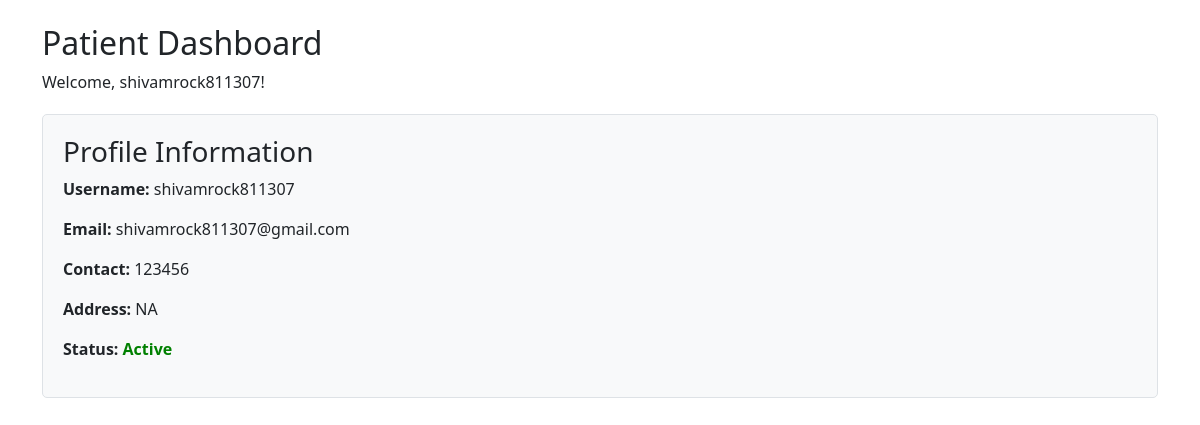
Page /patient_dashboard (signed in) on the committed database.
### models.py (models this page shows)
class Patient(db.Model):
    id = db.Column(db.Integer, primary_key=True)
    username = db.Column(db.String(50), unique=True, nullable=False)
    password = db.Column(db.String(128), nullable=False)
    email = db.Column(db.String(100), unique=True, nullable=False)
    contact = db.Column(db.String(15), nullable=False)
    appointment = db.relationship('Appointment', backref='patient', lazy=True)
    status = db.Column(db.String(20), default="active", nullable=False)
    role = db.Column(db.String(20), default="customer", nullable=False)

### app.py (the view)
@app.route('/patient_dashboard',methods=['GET','POST'])
def patient_dashboard():
    if 'user_id' not in session or session.get('role') != 'patient':
        flash("Please login as patient to access this page.", "danger")
        return redirect(url_for('login'))
    patient = Patient.query.get(session['user_id'])
    if not patient:
        flash("Username not found.", "danger")
        return redirect(url_for('login'))
    return render_template('patient_dashboard.html',patient=patient)

### templates/patient_dashboard.html (shortened to what this page needs)
{% extends 'base.html' %}
{% block content %}
<h2>Patient Dashboard</h2>
<p>Welcome, {{ patient.username }}!</p>
<div style="background-color: #f8f9fa; padding: 20px; margin: 20px 0; border-radius: 5px; border: 1px solid #dee2e6;">
    <h3>Profile Information</h3>
    <p><strong>Username:</strong> {{ patient.username }}</p>
    <p><strong>Email:</strong> {{ patient.email }}</p>
    <p><strong>Contact:</strong> {{ patient.contact }}</p>
    <p><strong>Address:</strong> NA </p>
    <p><strong>Status:</strong>
        <span style="color: {% if patient.status == 'active' %}green{% else %}red{% endif %}; font-weight: bold;">
            {{ patient.status|title }}
        </span>
    </p>
</div>
{% endblock %}

### rows in the picture
Patient: username "shivamrock811307", email "shivamrock811307@gmail.com", contact "123456", status "Active"
